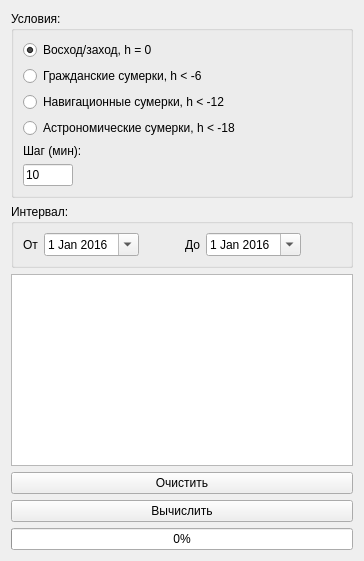
      <widget class="QWidget" name="ui_tabGuard">
       <attribute name="title">
        <string>GUARD</string>
       </attribute>
       <layout class="QVBoxLayout" name="verticalLayout_8">
        <item>
         <widget class="QGroupBox" name="groupBox">
          <property name="title">
           <string>Условия:</string>
          </property>
          <layout class="QVBoxLayout" name="verticalLayout_3">
           <item>
            <widget class="QRadioButton" name="g_radioH0">
             <property name="text">
              <string>Восход/заход, h = 0</string>
             </property>
             <property name="checked">
              <bool>true</bool>
             </property>
            </widget>
           </item>
           <item>
            <widget class="QRadioButton" name="g_radioH6">
             <property name="text">
              <string>Гражданские сумерки, h &lt; -6</string>
             </property>
            </widget>
           </item>
           <item>
            <widget class="QRadioButton" name="g_radioH12">
             <property name="text">
              <string>Навигационные сумерки, h &lt; -12</string>
             </property>
            </widget>
           </item>
           <item>
            <widget class="QRadioButton" name="g_radioH18">
             <property name="text">
              <string>Астрономические сумерки, h &lt; -18</string>
             </property>
            </widget>
           </item>
           <item>
            <widget class="QLabel" name="label_3">
             <property name="text">
              <string>Шаг (мин):</string>
             </property>
            </widget>
           </item>
           <item>
            <widget class="QLineEdit" name="g_lineStep">
             <property name="maximumSize">
              <size>
               <width>50</width>
               <height>16777215</height>
              </size>
             </property>
             <property name="text">
              <string>10</string>
             </property>
             <property name="maxLength">
              <number>3</number>
             </property>
            </widget>
           </item>
          </layout>
         </widget>
        </item>
        <item>
         <widget class="QGroupBox" name="groupBox_2">
          <property name="minimumSize">
           <size>
            <width>0</width>
            <height>60</height>
           </size>
          </property>
          <property name="maximumSize">
           <size>
            <width>16777215</width>
            <height>16777215</height>
           </size>
          </property>
          <property name="title">
           <string>Интервал:</string>
          </property>
          <layout class="QHBoxLayout" name="horizontalLayout_11">
           <item>
            <widget class="QLabel" name="label">
             <property name="text">
              <string>От</string>
             </property>
            </widget>
           </item>
           <item>
            <widget class="QDateEdit" name="g_dateFrom">
             <property name="dateTime">
              <datetime>
               <hour>0</hour>
               <minute>0</minute>
               <second>0</second>
               <year>2016</year>
               <month>1</month>
               <day>1</day>
              </datetime>
             </property>
             <property name="calendarPopup">
              <bool>true</bool>
             </property>
            </widget>
           </item>
           <item>
            <spacer name="horizontalSpacer_6">
             <property name="orientation">
              <enum>Qt::Horizontal</enum>
             </property>
             <property name="sizeHint" stdset="0">
              <size>
               <width>40</width>
               <height>20</height>
              </size>
             </property>
            </spacer>
           </item>
           <item>
            <widget class="QLabel" name="label_2">
             <property name="text">
              <string>До</string>
             </property>
            </widget>
           </item>
           <item>
            <widget class="QDateEdit" name="g_dateTo">
             <property name="dateTime">
              <datetime>
               <hour>0</hour>
               <minute>0</minute>
               <second>0</second>
               <year>2016</year>
               <month>1</month>
               <day>1</day>
              </datetime>
             </property>
             <property name="calendarPopup">
              <bool>true</bool>
             </property>
            </widget>
           </item>
           <item>
            <spacer name="horizontalSpacer_25">
             <property name="orientation">
              <enum>Qt::Horizontal</enum>
             </property>
             <property name="sizeHint" stdset="0">
              <size>
               <width>40</width>
               <height>20</height>
              </size>
             </property>
            </spacer>
           </item>
          </layout>
         </widget>
        </item>
        <item>
         <widget class="QTextBrowser" name="g_textMes"/>
        </item>
        <item>
         <widget class="QPushButton" name="g_clear">
          <property name="text">
           <string>Очистить</string>
          </property>
         </widget>
        </item>
        <item>
         <widget class="QPushButton" name="g_btnCalc">
          <property name="text">
           <string>Вычислить</string>
          </property>
         </widget>
        </item>
        <item>
         <widget class="QProgressBar" name="g_prgBar">
          <property name="maximum">
           <number>100</number>
          </property>
          <property name="value">
           <number>0</number>
          </property>
          <property name="alignment">
           <set>Qt::AlignCenter</set>
          </property>
         </widget>
        </item>
       </layout>
      </widget>
